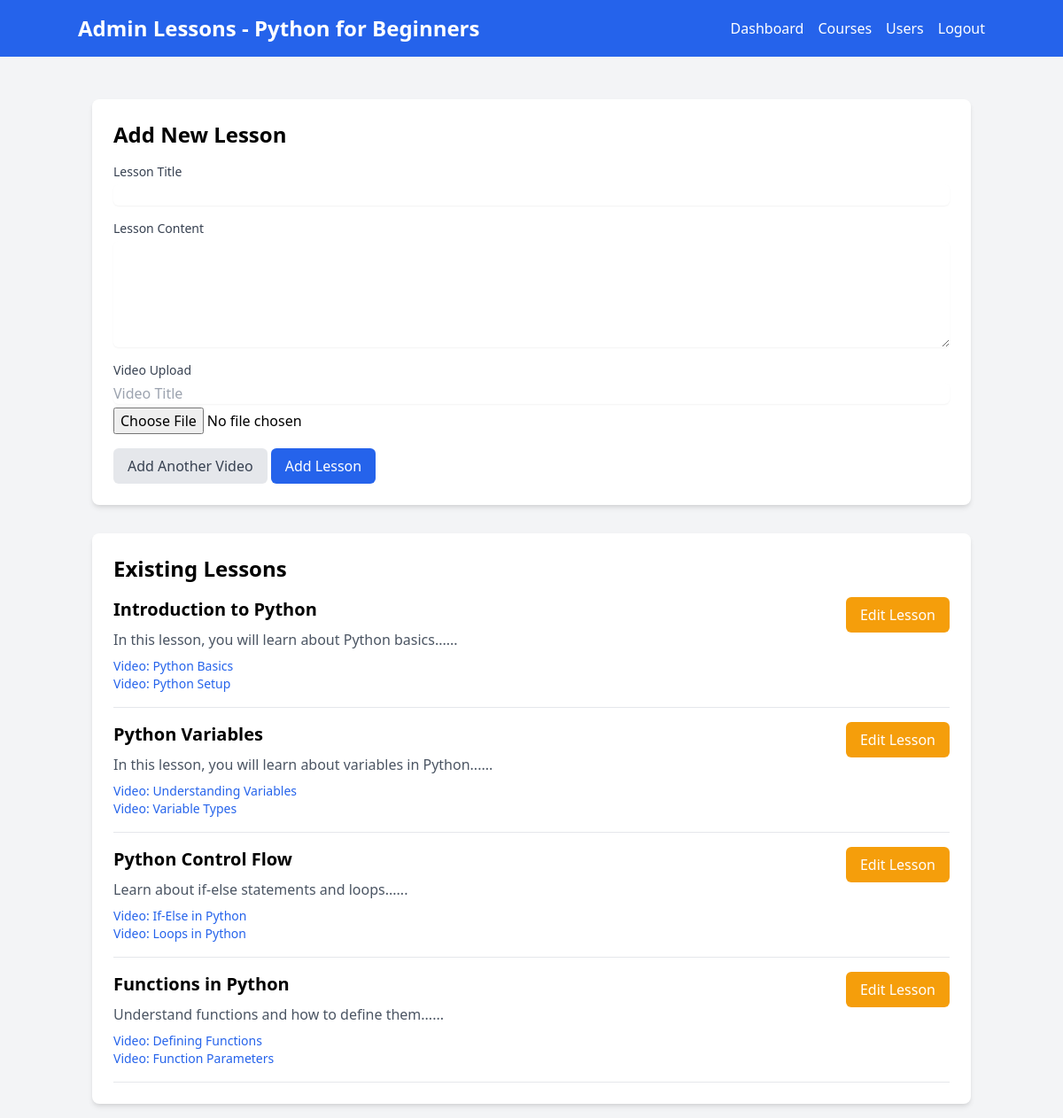
The app's page /admin/course/1/lessons (signed in), older data.
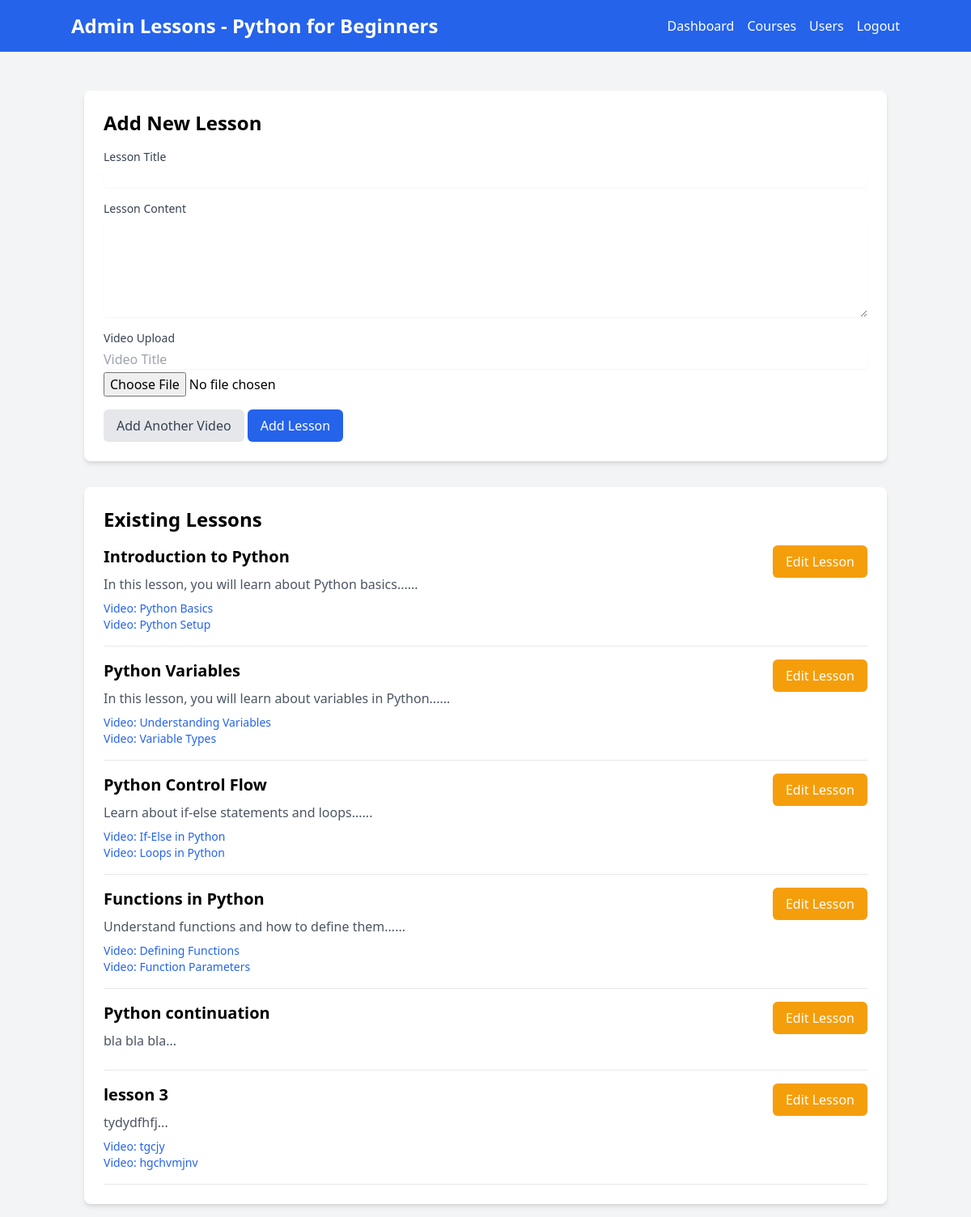
The same page, newer data.
### app.py (models this page shows, shortened)
class Lesson(db.Model):
    id = db.Column(db.Integer, primary_key=True)
    title = db.Column(db.String(100), nullable=False)
    content = db.Column(db.Text, nullable=False)
    quiz = db.Column(db.Text, nullable=True)
    assignment = db.Column(db.Text, nullable=True)
    course_id = db.Column(db.Integer, db.ForeignKey('course.id'), nullable=False)
    progress = db.relationship('Progress', backref='lesson', lazy=True)
    videos = db.relationship('Video', backref='lesson', lazy=True, cascade="all, delete-orphan")

class Video(db.Model):
    id = db.Column(db.Integer, primary_key=True)
    title = db.Column(db.String(100), nullable=False)
    public_id = db.Column(db.String(255), nullable=False)  # Store Cloudinary public_id
    order = db.Column(db.Integer, nullable=False)
    lesson_id = db.Column(db.Integer, db.ForeignKey('lesson.id'), nullable=False)

### app.py (the view, shortened to what this page needs)
@app.route('/admin/course/<int:course_id>/lessons', methods=['GET', 'POST'])
@login_required
def admin_lessons(course_id):
    if not current_user.is_admin:
        abort(403)
    course = Course.query.get_or_404(course_id)
    lessons = Lesson.query.filter_by(course_id=course_id).all()
    return render_template('admin/lessons.html', course=course, lessons=lessons)

### app.py (called while the page is built)
@login_manager.user_loader
def load_user(user_id):
    return User.query.get(int(user_id))

### templates/admin/lessons.html (shortened to what the changed rows need)
<!DOCTYPE html>
<html lang="en">
  <head>
    <link
      href="https://cdnjs.cloudflare.com/ajax/libs/tailwindcss/2.2.19/tailwind.min.css"
      rel="stylesheet"
    />
  </head>
  <body class="bg-gray-100">
    <nav class="bg-blue-600 p-4 text-white">
      <div class="container mx-auto flex justify-between items-center">
        <h1 class="text-2xl font-bold">Admin Lessons - {{ course.title }}</h1>
      </div>
    </nav>
    <main class="container mx-auto mt-8 p-4">
      <div class="bg-white p-6 rounded-lg shadow-md">
        <h2 class="text-2xl font-semibold mb-4">Add New Lesson</h2>
      </div>
      <div class="mt-8 bg-white p-6 rounded-lg shadow-md">
        <h2 class="text-2xl font-semibold mb-4">Existing Lessons</h2>
        <ul class="space-y-4">
          {% for lesson in lessons %}
          <li class="border-b pb-4">
            <div class="flex justify-between items-start">
              <div>
                <h3 class="text-xl font-semibold">{{ lesson.title }}</h3>
                <p class="text-gray-600 mt-2">{{ lesson.content[:100] }}...</p>
                <div class="mt-2">
                  {% for video in lesson.videos %}
                  <p class="text-sm text-blue-600">Video: {{ video.title }}</p>
                  {% endfor %}
                </div>
              </div>
              <a
                href="{{ url_for('edit_lesson', lesson_id=lesson.id) }}"
                class="bg-yellow-500 text-white px-4 py-2 rounded-md hover:bg-yellow-600 focus:outline-none focus:ring-2 focus:ring-yellow-500 focus:ring-opacity-50"
              >
                Edit Lesson
              </a>
            </div>
          </li>
          {% endfor %}
        </ul>
      </div>
    </main>
  </body>
</html>

Row changes from the older to the newer data that the page shows:
added Lesson: title "Python continuation", content "bla bla bla"
added Lesson: title "lesson 3", content "tydydfhfj"
added Video: title "tgcjy", shown under "lesson 3"
added Video: title "hgchvmjnv", shown under "lesson 3"
